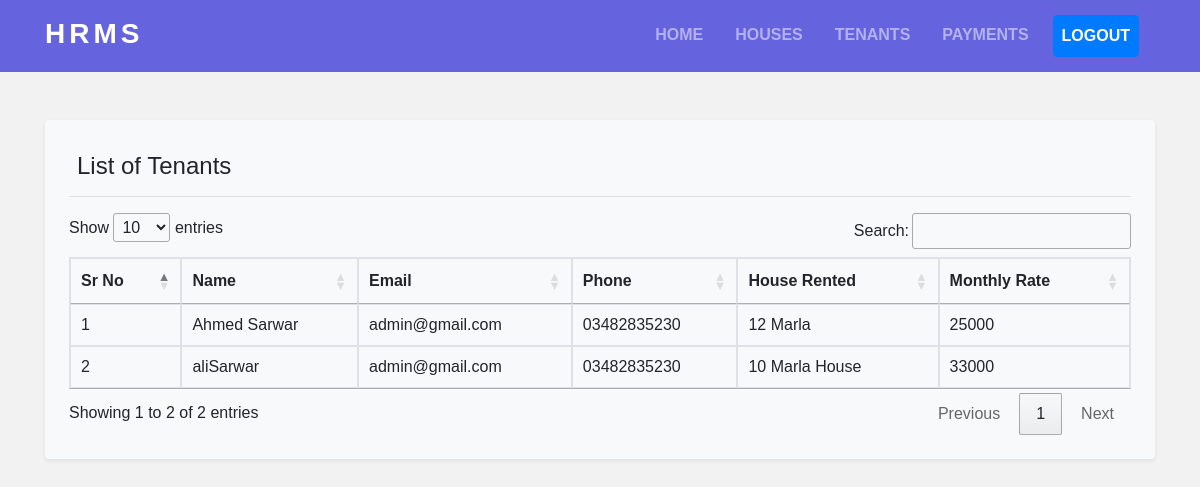
/admin/tenant.php, run on the app's committed database.
### tables this page shows
CREATE TABLE `tenant` (
  `id` int(11) NOT NULL,
  `unid` varchar(100) NOT NULL,
  `tenant` varchar(100) NOT NULL,
  `email` varchar(100) NOT NULL,
  `phone` varchar(100) NOT NULL,
  `title` varchar(1000) NOT NULL,
  `price` varchar(100) NOT NULL,
  `date` varchar(100) NOT NULL
);

### admin/tenant.php (the view, shortened to what this page needs)
<?php include"header.php"; ?>
<link rel="stylesheet" type="text/css" href="https://cdn.datatables.net/1.12.1/css/jquery.dataTables.css">
<body style="background: #F2F2F2;">
	<br><br>
	<div class="container">
	<div class="p-4 bg-light shadow-sm rounded">
		<h4 class="m-2">List of Tenants</h4>
		<hr>
		<table class="table table-bordered" id="myTable">
			<thead>
				<tr>
					<th>Sr No </th>
					<th>Name</th>
					<th>Email</th>
					<th>Phone</th>
					<th>House Rented</th>
					<th>Monthly Rate</th>
				</tr>
			</thead>
			<tbody>
				<?php
                     $count=1;
                     $sel= "select * from tenant";
                     $res=mysqli_query($mysql,$sel);
                     while ($data=mysqli_fetch_array($res)) {
				?>
				<tr>
				<td><?php echo $count ?></td>
				<td><?php echo $data['tenant']; ?></td>
				<td><?php echo $data['email']; ?></td>
				<td><?php echo $data['phone']; ?></td>
				<td><?php echo $data['title']; ?></td>
				<td><?php echo $data['price']; ?></td>
				</tr>
			<?php $count++;  } ?>
			</tbody>
		</table>
	</div>
	</div>
</body>

### admin/header.php (style rules this page uses)
* { font-family: 'Poppins',sans-serif; }

### data on the page
tenant: tenant "Ahmed Sarwar", email "admin@gmail.com", phone "03482835230", title "12 Marla", price "25000"
tenant: tenant "aliSarwar", email "admin@gmail.com", phone "03482835230", title "10 Marla House", price "33000"
